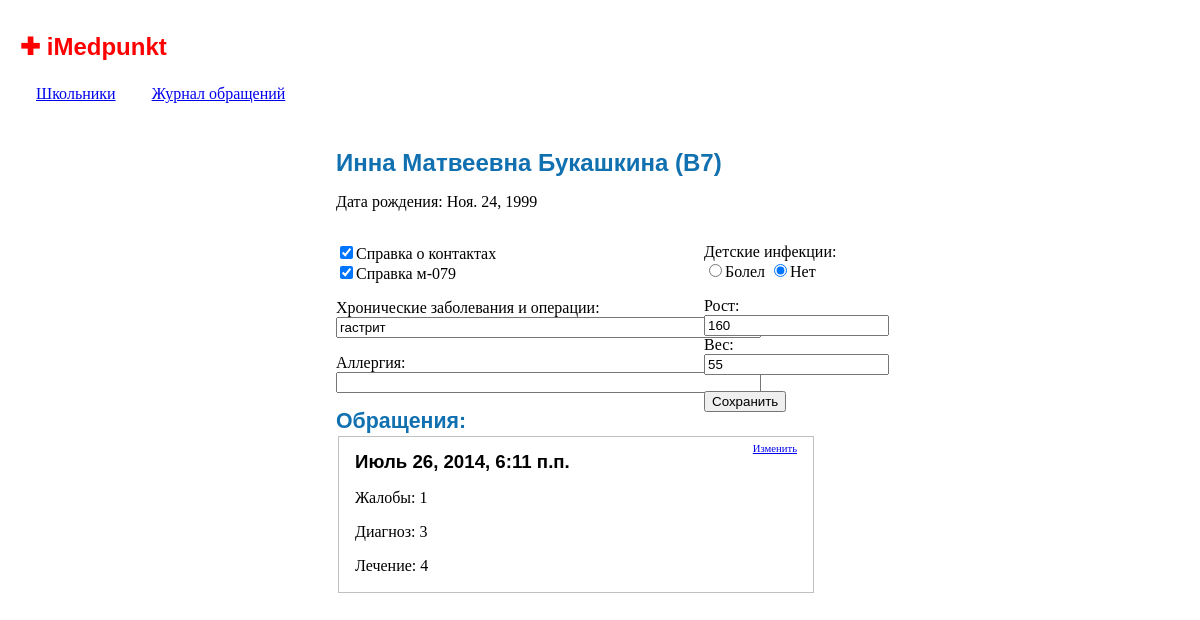
/student/3, run on an earlier commit of the app's database.
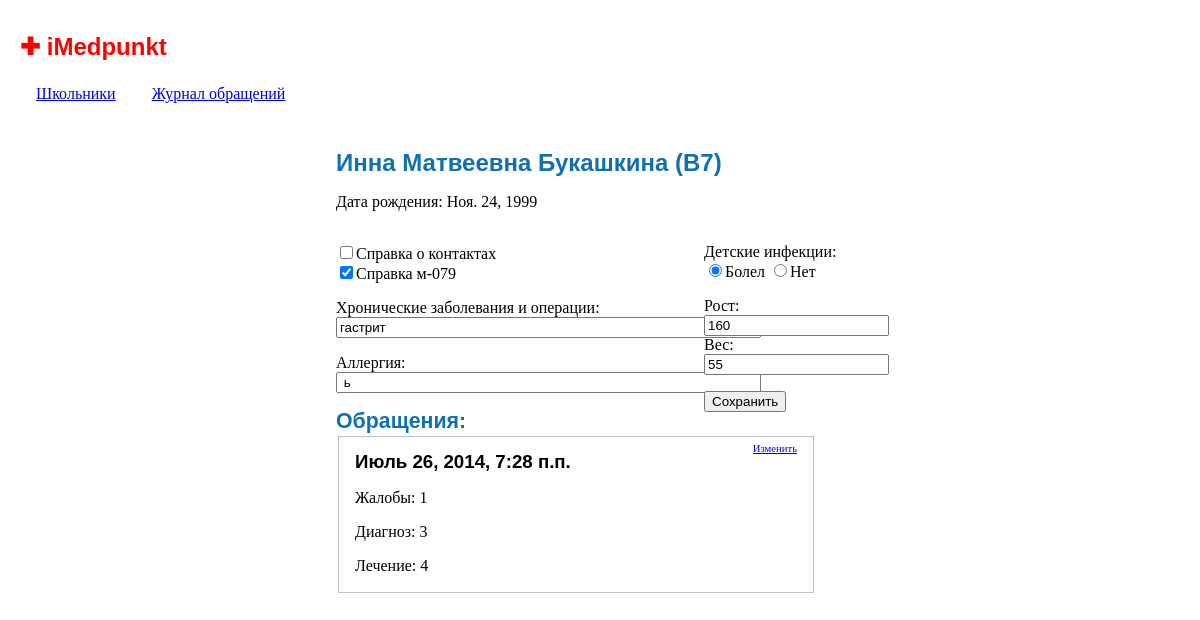
And on a later commit of the database.
### iMedpunkt/models.py (models this page shows, shortened)
class Student(models.Model):
    first_name = models.CharField(max_length=50, default='#')
    patronymic = models.CharField(max_length=50, default='#')
    last_name = models.CharField(max_length=50, default='#')
    birth_date = models.DateField()
    sex = models.CharField(max_length=1, default="?")
    group = models.CharField(max_length=50, default='#')
    home = models.CharField(max_length=50, default='#')
    height = models.IntegerField(default=0)
    weight = models.IntegerField(default=0)
    health = models.CharField(max_length=100, default='#')
    allergy = models.CharField(max_length=100, default='#')
    food = models.CharField(max_length=100, default='#')
    in_isolator = models.BooleanField(default=False)
    bolel = models.BooleanField(default=False)
    cert1 = models.BooleanField(default=False)
    cert2 = models.BooleanField(default=False)

class Visit(models.Model):
    date = models.DateTimeField(auto_now=True)
    student = models.ForeignKey(Student)
    complaints = models.CharField(max_length=1000)
    examination = models.CharField(max_length=1000)
    diagnosis = models.CharField(max_length=1000)
    treatment = models.CharField(max_length=1000)
    temperature = models.IntegerField()
    flags = models.IntegerField()
    to_print = models.BooleanField(default=False)
    is_first = models.BooleanField(default=False)
    injury = models.BooleanField(default=False)
    need_consultation = models.BooleanField(default=False)
    need_repeat = models.BooleanField(default=False)

### iMedpunkt/views.py (the view)
# urls.py: url(r'^student/(?P<student_id>\d+)$', student, name='student'),
def student(request, student_id):
    stud = Student.objects.get(pk=student_id)
    visits = Visit.objects.filter(student__id=student_id).order_by("date").reverse()
    template = loader.get_template('student.html')
    context = RequestContext(request, {
        'stud': stud,
        'visits': visits
    })
    return HttpResponse(template.render(context))

### iMedpunkt/templates/student.html (shortened to what this page needs)
{% extends "base.html" %}
{% block content %}
<div class="centercolumn">
    <div class="studentcard">
        <h1>{{ stud.first_name }} {{ stud.patronymic }} {{ stud.last_name }} ({{ stud.group }})</h1>
        <p>
            Дата рождения: {{ stud.birth_date }}
        </p>
        <form method="post" action="{% url 'student_post' stud.id %}">
            <div class="leftcol">
                <p>
                    <label><input type="checkbox" name="cert1" {% if stud.cert1 %} checked {% endif %}>Справка о
                        контактах</label>
                    <br>
                    <label><input type="checkbox" name="cert2" {% if stud.cert2 %} checked {% endif %}>Справка
                        м-079</label>
                </p>
                <p>
                    Хронические заболевания и операции:<br>
                    <input type="text" size="50" name="health" value="{{ stud.health }}">
                </p>
                <p>
                    Аллергия:<br>
                    <input type="text" size="50" name="allergy" value="{{ stud.allergy }}">
                </p>
            </div>
            <div class="rightcol">
                <p>
                    Детские инфекции:<br>
                    <label>
                        <input name="bolel" type="radio" value="1" {% if stud.bolel %} checked {% endif %}/>Болел
                    </label>
                    <label>
                        <input name="bolel" type="radio" value="0" {% if not stud.bolel %} checked {% endif %}>Нет
                    </label><br>
                </p>
                <p>
                    Рост:<br>
                    <input type="text" name="height" value={{ stud.height }}><br>
                    Вес:<br>
                    <input type="text" name="weight" value={{ stud.weight }}><br>
                </p>
                <p>
                    <input type="submit" value="Сохранить">
                </p>
            </div>
        </form>
    </div>
    <h2>Обращения:</h2>
    {% include "visits_list_template.html" with visits=visits hyper='false'%}
</div>
{% endblock %}

### iMedpunkt/templates/visits_list_template.html (shortened to what this page needs)
{% if visits %}
    <table class="visits">
        {% for visit in visits %}
            <tr class="visits">
                <td class="visits">
                    <div style="float:right">
                        <a style="font-size:8pt;" href="{% url 'visit_edit' visit.id %}">Изменить</a>
                    </div>
                    <h3>
                        {% if hyper == 'true' %}<a href="{% url 'student' visit.student.id %}">{{ visit.student }}</a>
                        {% else %}
                            {{ visit.date }}
                        {% endif %}
                    </h3>
                    <p>
                        Жалобы: {{ visit.complaints }}
                    </p>
                    <p>
                        Диагноз: {{ visit.diagnosis }}
                    </p>
                    <p>
                        Лечение: {{ visit.treatment }}
                    </p>
                </td>
            </tr>
        {% endfor %}
    </table>
{% else %}
    (нет обращений)
{% endif %}

What changed in the data, as far as the page shows it:
changed Student "Инна": cert1 "☑" → "☐"; allergy (not shown) → "ь"; bolel "☐ Болел" → "☑ Болел"; bolel "☑ Нет" → "☐ Нет"
changed Visit: date "Июль 26, 2014, 6:11 п.п." → "Июль 26, 2014, 7:28 п.п."
